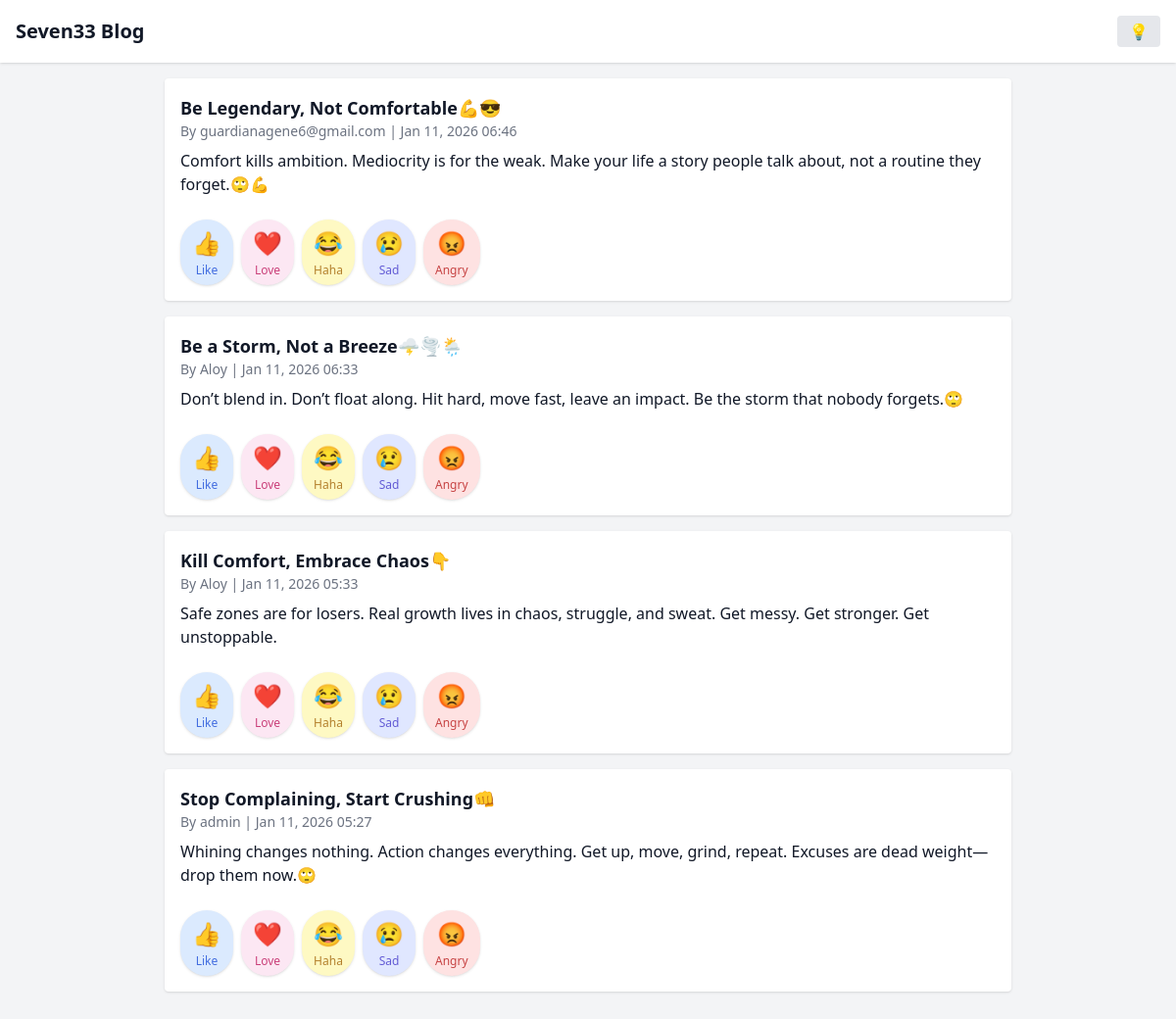
The page /public on the database as committed earlier.
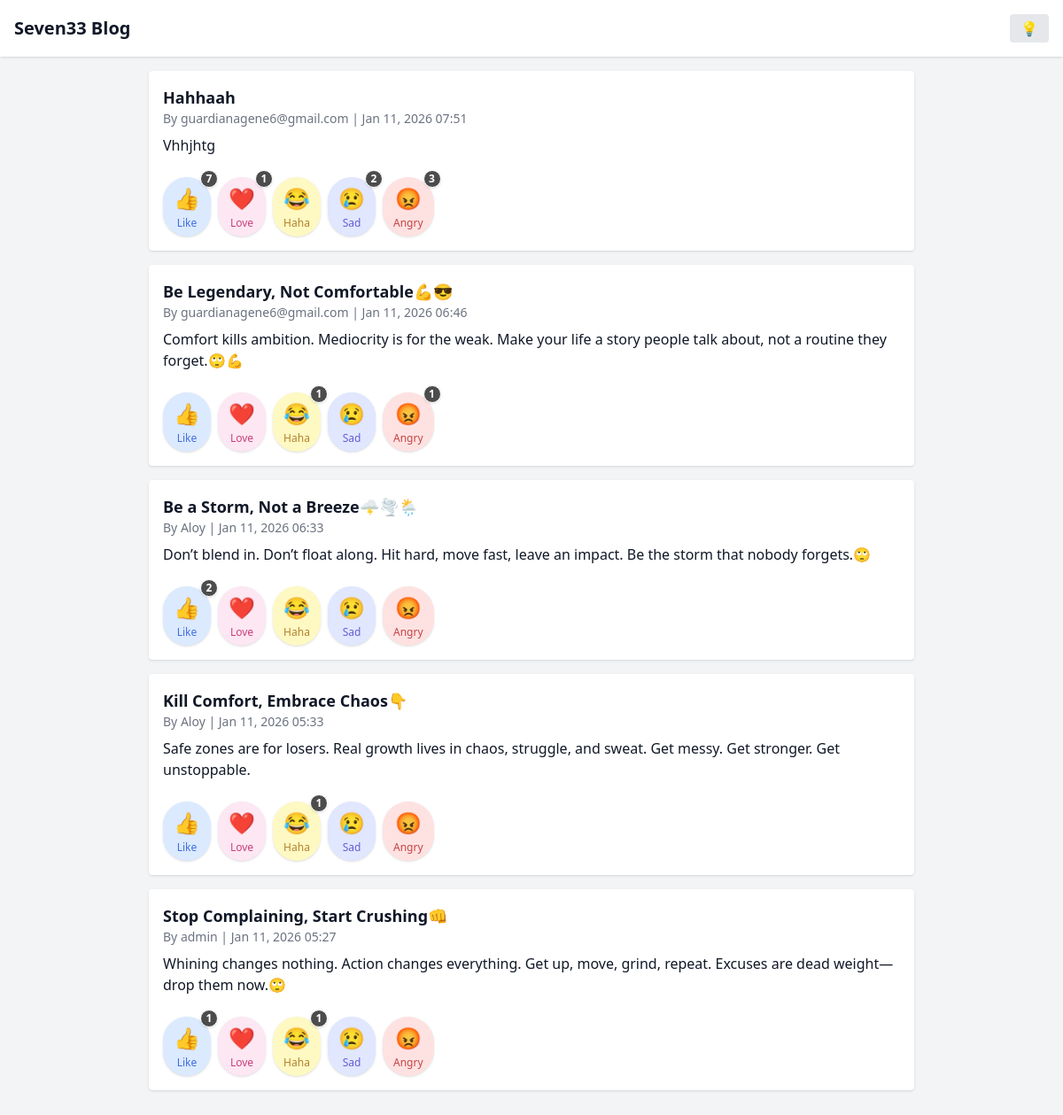
The same page on the database as committed later.
### app.py (models this page shows)
class Post(db.Model):
    id = db.Column(db.Integer, primary_key=True)
    title = db.Column(db.String(200), nullable=False)
    content = db.Column(db.Text, nullable=False)
    slug = db.Column(db.String(200), unique=True, nullable=False)
    author = db.Column(db.String(80), nullable=False, default="Guest")
    created_at = db.Column(db.DateTime, default=datetime.utcnow)
    approved = db.Column(db.Boolean, default=False)
    tags = db.Column(db.String(200), nullable=True)

### app.py (the view)
@app.route('/')
@app.route('/public')
@app.route('/public/page/<int:page>')
def public_home(page=1):
    per_page = 5
    posts = Post.query.filter_by(approved=True)\
        .order_by(Post.created_at.desc())\
        .paginate(page=page, per_page=per_page, error_out=False)
    user = None
    if session.get('user_id'):
        user = User.query.get(session['user_id'])
    return render_template('home_public.html', posts=posts, user=user)

### templates/home_public.html (shortened to what this page needs)
<!DOCTYPE html>
<html lang="en" class="">
<head>
<script src="https://cdn.tailwindcss.com"></script>
</head>
<body class="bg-gray-100 dark:bg-gray-900 text-gray-900 dark:text-gray-100 transition-colors duration-300">
<header class="flex flex-col sm:flex-row justify-between items-center p-4 bg-white dark:bg-gray-800 shadow">
    <h1 class="text-xl font-bold mb-2 sm:mb-0">Seven33 Blog</h1>
    <div class="flex items-center space-x-4">
        <button id="darkToggle" class="px-3 py-1 bg-gray-200 dark:bg-gray-700 text-gray-800 dark:text-gray-200 rounded hover:bg-gray-300 dark:hover:bg-gray-600 transition">
            💡
        </button>
    </div>
</header>
<div class="max-w-4xl mx-auto p-4">
    {% if posts.items %}
        {% for post in posts.items %}
        <div class="bg-white dark:bg-gray-800 p-4 rounded shadow mb-4 transition-colors duration-300">
            <h2 class="text-lg font-bold">{{ post.title }}</h2>
            <p class="text-sm text-gray-500 dark:text-gray-400 mb-2">
                By {{ post.author }} | {{ post.created_at.strftime('%b %d, %Y %H:%M') }}
            </p>
            <p class="mb-4 line-clamp-3">{{ post.content }}</p>
            <div class="flex space-x-2 mt-2 select-none">
                {% set reaction_emojis = {
                    'like': '👍',
                    'love': '❤️',
                    'haha': '😂',
                    'sad': '😢',
                    'angry': '😡'
                } %}
                {% set reaction_labels = {
                    'like': 'Like',
                    'love': 'Love',
                    'haha': 'Haha',
                    'sad': 'Sad',
                    'angry': 'Angry'
                } %}
                {% set reaction_types = ['like', 'love', 'haha', 'sad', 'angry'] %}
                {% for r in reaction_types %}
                    <button
                        onclick="sendReaction({{ post.id }}, '{{ r }}')"
                        class="group relative flex flex-col items-center justify-center px-3 py-2 rounded-full shadow transition
                            {{ reaction_styles[r] }}
                            focus:outline-none focus:ring-2 focus:ring-offset-2 focus:ring-{{ 'blue' if r == 'like' else r }}-400 scale-100
                            active:scale-90
                            hover:shadow-lg"
                        style="min-width: 48px;"
                        aria-label="{{ reaction_labels[r] }}"
                    >
                        <span class="text-2xl transition-transform duration-150 group-active:scale-110 group-hover:scale-125">
                            {{ reaction_emojis[r] }}
                        </span>
                        <span class="text-xs opacity-80 leading-tight font-medium mt-1 capitalize">
                            {{ reaction_labels[r] }}
                        </span>
                        <span id="count-{{ r }}-{{ post.id }}" class="absolute -top-2 -right-2 bg-black/70 text-white text-xs font-bold rounded-full w-5 h-5 flex items-center justify-center border border-white dark:border-gray-900 shadow
                            {% if post.reactions and post.reactions.filter_by(type=r).count() == 0 %}hidden{% endif %}">
                            {% if post.reactions %}
                                {{ post.reactions.filter_by(type=r).count() }}
                            {% else %}
                                0
                            {% endif %}
                        </span>
                    </button>
                {% endfor %}
            </div>
        </div>
        {% endfor %}
    {% else %}
        <p class="text-gray-600 dark:text-gray-400">No posts yet.</p>
    {% endif %}
</div>
</body>
</html>

Rows that differ between the two databases and show on the page:
now on this page (row edited): Post: title "Hahhaah", author "guardianagene6@gmail.com", created_at "Jan 11, 2026 07:51", content "Vhhjhtg", reaction_emojis "👍" "❤️" "😂" "😢" "😡", reaction_labels "Like" "Love" "Haha" "Sad" "Angry", reactions.filter_by "7" "1" "2" "3"
Other text that changed with them:
new list line: "😂 Haha 1"
new list line: "😡 Angry 1"
new list line: "👍 Like 2"
new list line: "👍 Like 1"
list line gone: "😂 Haha"
list line gone: "😡 Angry"
list line gone: "👍 Like"
